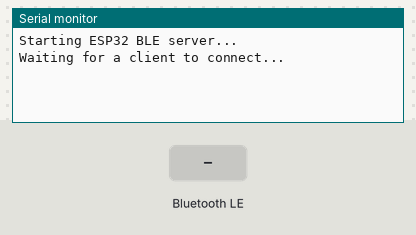
Simulated run of this sketch. Board: ESP32-S3. Shown: the last lines printed to the serial monitor. The inputs (shaded band) are chosen by the test bench. Nothing arrives over Bluetooth unless stated; a phone connects over Bluetooth LE 3 s after start.

Above: at 1.2 s.
1.3 s: Bluetooth LE write "1" received
At 2.1 s:
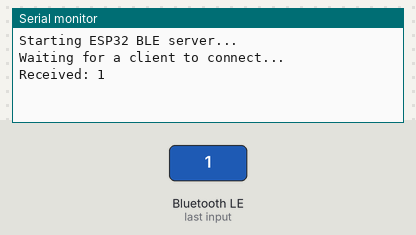
4.3 s: Bluetooth LE write "0" received
At 5.5 s:
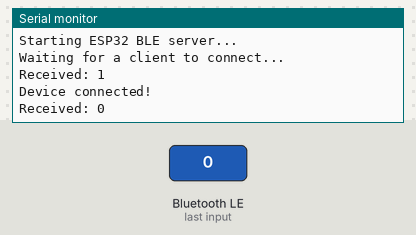
5.8 s: Bluetooth LE write "2" received
At 6.8 s:
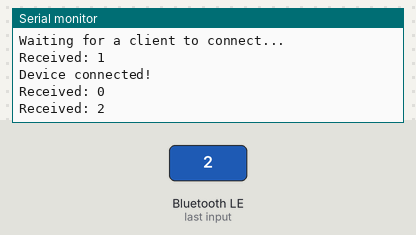

Measured:
- after the input at 1.3 s, the serial monitor: prints a new line at once (image 1)
- after the input at 4.3 s, the serial monitor: prints a new line at once (image 2)
- after the input at 5.8 s, the serial monitor: prints a new line at once (image 3)

The sketch:

BLUE1.ino
```cpp
/*
 * This code sets up a BLE (Bluetooth Low Energy) server using the NimBLE library.
 * It defines UUIDs for the service and characteristic.
 * It includes callback classes to handle BLE events:
 * - MyServerCallbacks: Handles device connection and disconnection events.
 * - MyCallbacks: Handles write events to the characteristic, printing received values to the Serial monitor.
 */
#include <NimBLEDevice.h>

NimBLECharacteristic* pCharacteristic;
bool deviceConnected = false;

// Replace these with your actual UUIDs
#define SERVICE_UUID        "4fafc201-1fb5-459e-8fcc-c5c9c331914b"         // Example: "4fafc201-1fb5-459e-8fcc-c5c9c331914b"
#define CHARACTERISTIC_UUID "beb5483e-36e1-4688-b7f5-ea07361b26a8"  // Example: "beb5483e-36e1-4688-b7f5-ea07361b26a8"

class MyServerCallbacks : public NimBLEServerCallbacks {
    void onConnect(NimBLEServer* pServer) {
        deviceConnected = true;
        Serial.println("Device connected!");
    }

    void onDisconnect(NimBLEServer* pServer) {
        deviceConnected = false;
        Serial.println("Device disconnected!");
    }
};

class MyCallbacks : public NimBLECharacteristicCallbacks {
    void onWrite(NimBLECharacteristic* pCharacteristic) {
        std::string value = pCharacteristic->getValue();
        if (value.length() > 0) {
            Serial.print("Received: ");
            Serial.println(value.c_str());
        }
    }
};

void setup() {
    Serial.begin(115200);

    // Wait for serial port to connect
    while (!Serial) {
    }

    //while (!Serial) {
    //delay(10);
    //}

    Serial.println("Starting ESP32 BLE server...");

    NimBLEDevice::init("ESP32_S3");

    NimBLEServer* pServer = NimBLEDevice::createServer();
    pServer->setCallbacks(new MyServerCallbacks());

    NimBLEService* pService = pServer->createService(SERVICE_UUID);
    pCharacteristic = pService->createCharacteristic(
        CHARACTERISTIC_UUID,
        NIMBLE_PROPERTY::WRITE
    );
    pCharacteristic->setCallbacks(new MyCallbacks());

    pService->start();
    NimBLEAdvertising* pAdvertising = NimBLEDevice::getAdvertising();
    pAdvertising->addServiceUUID(SERVICE_UUID);
    pAdvertising->start();

    Serial.println("Waiting for a client to connect...");
}

void loop() {
    // No additional code needed in the loop
}
```
